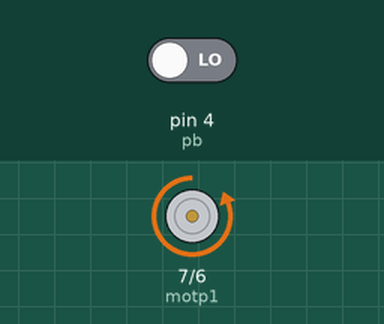
This sketch was run on a simulated Arduino Uno, built with avr-gcc and run on an emulated ATmega328P. Shown: motor-driver pin pairs drawn as motors (green arrow = first pin HIGH = forward, orange = second pin HIGH = backward, longer = more drive, scaled by the enable pin). The inputs (shaded band) are chosen by the test bench; at power-on: pin 4 (pb) LOW.

Above: at 1.2 s.
1.3 s: pin 4 (pb) driven HIGH
At 2.1 s:
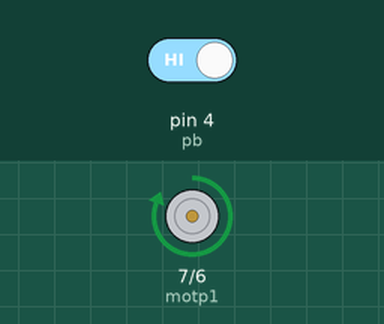
2.8 s: pin 4 (pb) driven LOW
At 3.2 s:
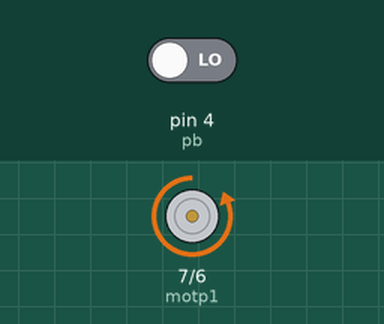
Timing chart, 0 to 5.8 s (numbered marks = the images above; inputs shaded):
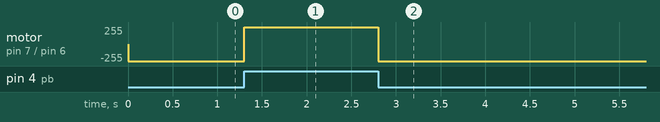

Measured:
- after the input at 1.3 s, motor on pin 7 (motp1) / pin 6 (motp2): backward 255/255 → forward 255/255 at once
- after the input at 2.8 s, motor on pin 7 (motp1) / pin 6 (motp2): forward 255/255 → backward 255/255 at once

The sketch:

CambiosentidoPB.ino
```cpp
 int motp1 = 7;
int motp2 = 6;
int speedm = 5;
int pb = 4;
int val = 0;

int pot;
void setup() {

pinMode(motp1, OUTPUT);
pinMode(motp2, OUTPUT);
pinMode(speedm, OUTPUT);
pinMode(pb, INPUT);

Serial.begin(9600);
}

void loop() {
  int val = digitalRead(pb);

  if(val == HIGH){
    digitalWrite(motp1, HIGH);
    digitalWrite(motp2, LOW);
  }else{
    digitalWrite(motp1, LOW);
    digitalWrite(motp2, HIGH);
  }

  digitalWrite(speedm, HIGH);


}
```
